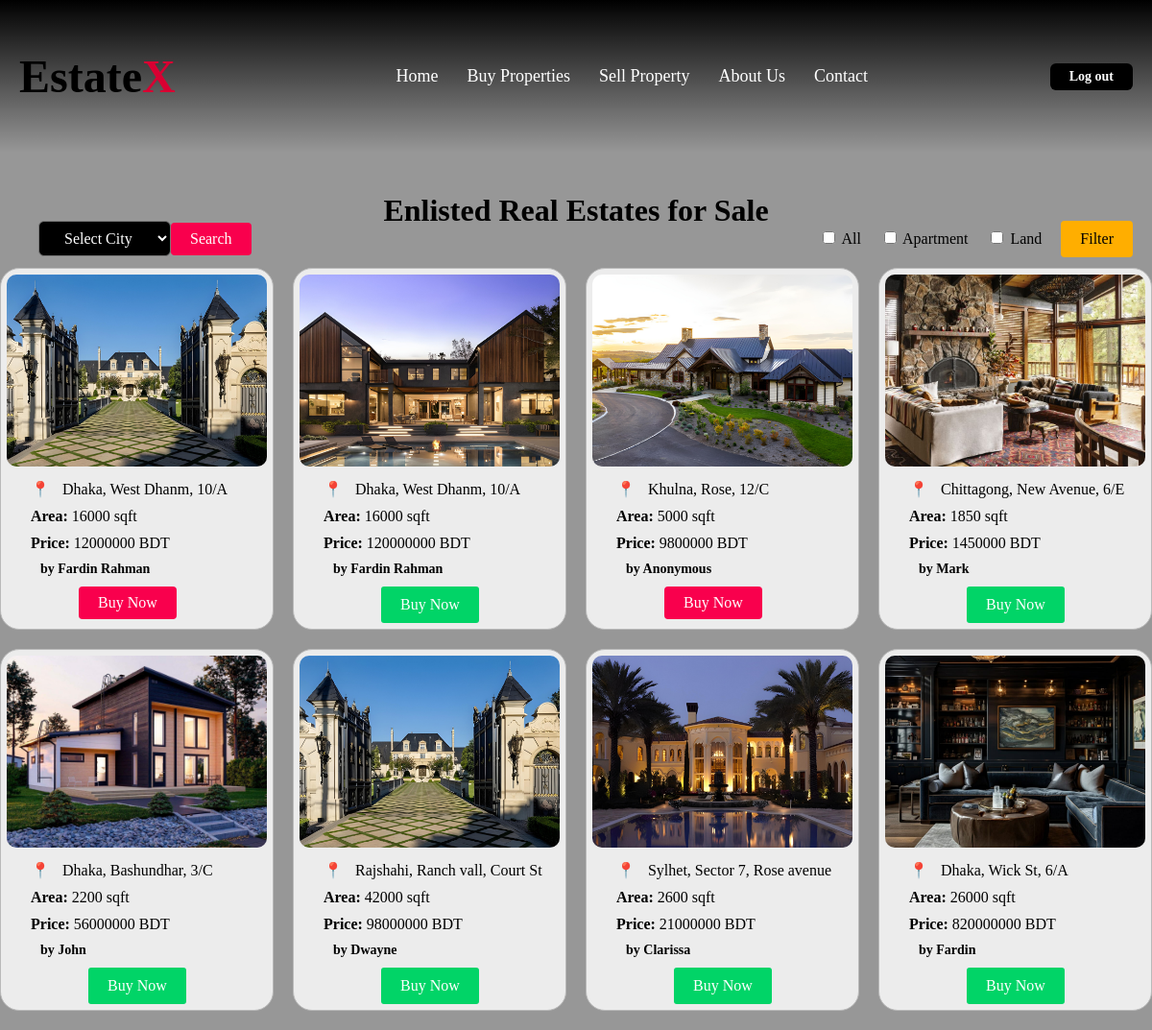
The page /buypage.php (signed in) on the database its author committed.
### tables this page shows
CREATE TABLE `real_estate` (
  `estate_id` int(11) NOT NULL,
  `seller_Name` varchar(30) DEFAULT NULL,
  `price` int(11) DEFAULT NULL,
  `Area_Size` int(11) DEFAULT NULL,
  `City` varchar(255) DEFAULT NULL,
  `Block` varchar(10) DEFAULT NULL,
  `Street` varchar(255) DEFAULT NULL,
  `Buyer_NID` varchar(10) DEFAULT NULL,
  `Seller_NID` varchar(10) DEFAULT NULL,
  `Transaction_code` varchar(255) DEFAULT NULL,
  `Apartment_flag` tinyint(1) DEFAULT 0,
  `Land_flag` tinyint(1) DEFAULT 0,
  `Floor_No` int(20) DEFAULT NULL,
  `Apartment_No` int(6) DEFAULT NULL,
  `description` varchar(255) DEFAULT NULL,
  `image` varchar(255) DEFAULT NULL
);

### buypage.php (the view, shortened to what this page needs)
<!DOCTYPE html>
<html lang="en">
<head>
    <link rel="stylesheet" href="buypagestyle.css">
</head>
<body>
    <header>
        <div class="logo">
            <a href="home.php"><h1>Estate<span>X</span></h1></a>
        </div>
        <nav>
            <ul>
                <li><a href="index.php">Home</a></li>
                <li><a href="buypage.php">Buy Properties</a></li>
                <li><a href="sellpage.php">Sell Property</a></li>
                <li><a href="about.php">About Us</a></li>
                <li><a href="#">Contact</a></li>
            </ul>
        </nav>
        <a href="logout.php" class="btn"><b>Log out</b></a>
    </header>
    <h1 class="heading">Enlisted Real Estates for Sale</h1>
    <form class="city-filter-form" action="" method="get">
        <select name="city" id="city-filter">
            <option value="" selected disabled>Select City</option>
        </select>
        <button type="submit">Search</button>
    </form>
    <form class="filter-form" action="" method="get">
        <label for="filter-all">
            <input type="checkbox" name="filter-all" id="filter-all" value="all" <?php echo isset($_GET['filter-all']) && $_GET['filter-all'] == 'all' ? 'checked' : ''; ?>>
            All
        </label>
        <label for="filter-apartment">
            <input type="checkbox" name="filter" id="filter-apartment" value="apartment" <?php echo isset($_GET['filter']) && $_GET['filter'] == 'apartment' ? 'checked' : ''; ?>>
            Apartment
        </label>
        <label for="filter-land">
            <input type="checkbox" name="filter" id="filter-land" value="land" <?php echo isset($_GET['filter']) && $_GET['filter'] == 'land' ? 'checked' : ''; ?>>
            Land
        </label>
        <button type="submit">Filter</button>
    </form>
    <div class="container">
        <?php
        $conn = mysqli_connect("localhost", "root", "", "estatex");
        $logged_in_user_nid = isset($_SESSION["nid"]) ? $_SESSION["nid"] : null;
        $sql = "SELECT * FROM real_estate";
        $result = $conn->query($sql);
        if ($result->num_rows > 0) {
            while ($row = $result->fetch_assoc()) {
                echo '<div class="property-box">';
                echo '<img src="image/' . $row["image"] . '" alt="Property Image">';
                echo '<div class="property-info">';
                echo '<p><span class="location-marker">&#x1F4CD;</span>&nbsp;&nbsp;' . $row["City"] . ', ' . $row["Block"] . ', ' . $row["Street"] . '</p>';
                echo '<p><b>Area: </b>' . $row["Area_Size"] . ' sqft</p>';
                echo '<p><b>Price: </b>' . $row["price"] . ' BDT</p>';
                echo '<h5>  by ' . $row["seller_Name"] . '</h5>';
                if ($logged_in_user_nid !== $row["Seller_NID"]) {
                    echo '<a href="payment.php?estate_id=' . $row["estate_id"] . '">Buy Now</a>';
                } else {
                    echo '<button class="buy-now-btn" onclick="alert(\'You cannot buy your own property!\')">Buy Now</button>';
                }
                echo '</div>';
                echo '</div>';
            }
        } else {
            echo "0 results";
        }
        ?>
    </div>
</body>
</html>

### buypagestyle.css (style rules this page uses)
body { margin-top: 0; font-family: serif; margin: 0; padding: 0; background-color: #979797; }
.heading { text-align: center; padding: 20px; color: rgb(0, 0, 0); }
.container { margin-top: 100px; max-width: 1200px; margin: 20px auto; display: grid; grid-template-columns: repeat(auto-fill, minmax(250px, 1fr)); gap: 20px; }
.property-box { background-color: #ececec; border: 1px solid #b9b9b9; border-radius: 20px; padding: 6px; position: relative; overflow: hidden; transition: transform 0.3s ease; }
.property-box img { width: 100%; height: 200px; object-fit: cover; border-radius: 10px; }
.property-info { margin-left: 25px; margin-top: 10px; }
.property-info h5 { margin: 10px; font-size: 14px; }
.property-info p { margin: 10px 0; font-size: 16px; }
.property-info a { margin-left: 60px; display: inline-block; padding: 10px 20px; background-color: #01d467; color: #fff; text-decoration: none; border-radius: 3px; transition: background-color 0.3s ease; }
.location-marker { margin-right: 5px; font-size: 16px; }
.filter-form { margin-top: 180px; position: absolute; top: 50px; right: 20px; display: flex; flex-direction: row; }
.filter-form label { margin-top: 8px; margin-bottom: 20px; margin-right: 20px; }
.filter-form button { font-family: serif; margin-bottom: 10px; padding: 8px 20px; background-color: #ffae00; font-size: 16px; color: #000000; border: none; border-radius: 4px; cursor: pointer; transition: background-color 0.3s ease; }
.city-filter-form { margin-top: 160px; position: absolute; top: 70px; left: 20px; display: flex; align-items: center; }
.city-filter-form select { padding: 5px; font-size: 16px; }
.city-filter-form button { padding: 5px 10px; background-color: #007bff; color: #fff; border: none; border-radius: 3px; cursor: pointer; transition: background-color 0.3s ease; }

### buypage.php (style rules this page uses)
header { background: linear-gradient(to bottom, rgba(0,0,0,1), rgba(0,0,0,0)); color: #fff; display: flex; justify-content: space-between; align-items: center; padding: 20px; }
.logo a { text-decoration: none; color: #000; font-size: 24px; }
.logo span { color: #D80032; }
nav ul { list-style: none; display: flex; }
nav ul li { margin: 0 15px; }
nav ul li a { text-decoration: none; color: #fff; font-size: 18px; }
.btn { background: #000; color: #fff; border-radius: 6px; padding: 6px 20px; text-decoration: none; transition: 0.5s; font-size: 14px; }
.city-filter-form select { font-family: serif; background-color: black; padding: 8px 22px; margin-left: 20px; font-size: 16px; border-radius: 6px; color: white; }
.city-filter-form button { padding: 8px 20px; background-color: #f9004d; color: #fff; border: none; border-radius: 4px; font-family: serif; font-size: 16px; cursor: pointer; }
.buy-now-btn { font-family: serif; background-color: #f9004d; color: #fff; border: none; border-radius: 4px; padding: 8px 20px; margin-left: 50px; font-size: 16px; cursor: pointer; text-decoration: none; }

### rows shown on the page
real_estate: image (picture), City "Dhaka", Block "West Dhanm", Street "10/A", Area_Size "16000", price "12000000", seller_Name "Fardin Rahman", Seller_NID "Buy Now"
real_estate: image (picture), City "Dhaka", Block "West Dhanm", Street "10/A", Area_Size "16000", price "120000000", seller_Name "Fardin Rahman"
real_estate: image (picture), City "Khulna", Block "Rose", Street "12/C", Area_Size "5000", price "9800000", seller_Name "Anonymous", Seller_NID "Buy Now"
real_estate: image (picture), City "Chittagong", Block "New Avenue", Street "6/E", Area_Size "1850", price "1450000", seller_Name "Mark"
real_estate: image (picture), City "Dhaka", Block "Bashundhar", Street "3/C", Area_Size "2200", price "56000000", seller_Name "John"
real_estate: image (picture), City "Rajshahi", Block "Ranch vall", Street "Court St", Area_Size "42000", price "98000000", seller_Name "Dwayne"
real_estate: image (picture), City "Sylhet", Block "Sector 7", Street "Rose avenue", Area_Size "2600", price "21000000", seller_Name "Clarissa"
real_estate: image (picture), City "Dhaka", Block "Wick St", Street "6/A", Area_Size "26000", price "820000000", seller_Name "Fardin"
